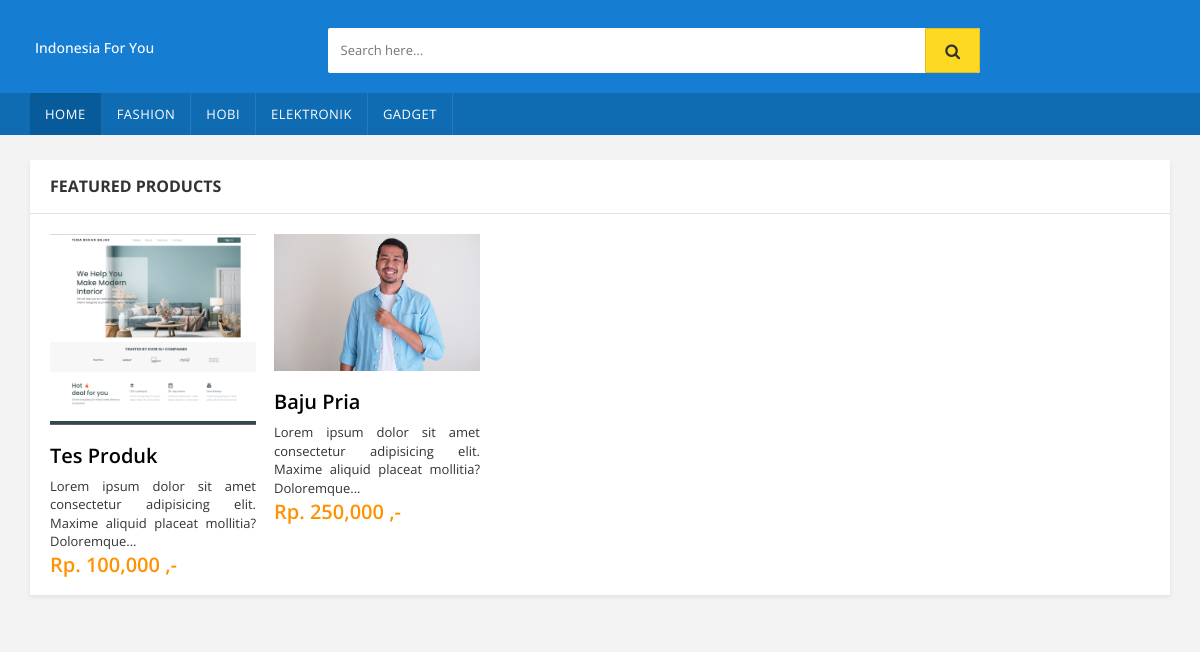
/detil-page/1, run on the app's committed database.
### tables this page shows
CREATE TABLE `kategori`  (
  `id_kategori` bigint NOT NULL AUTO_INCREMENT,
  `nama_kategori` varchar(255) NULL DEFAULT NULL,
  `kategori_created` datetime NULL DEFAULT current_timestamp,
  `icon_kategori` varchar(255) NULL DEFAULT NULL,
  PRIMARY KEY (`id_kategori`) USING BTREE
);

CREATE TABLE `produk`  (
  `id_produk` bigint NOT NULL AUTO_INCREMENT,
  `nama_produk` varchar(255) NULL DEFAULT NULL,
  `id_penjual` varchar(255) NULL DEFAULT NULL,
  `deskripsi_produk` text NULL,
  `harga` int NULL DEFAULT NULL,
  `promo` enum('Y','N') NULL DEFAULT 'N',
  `id_kategori` varchar(255) NULL DEFAULT NULL,
  `img_produk` varchar(255) NULL DEFAULT NULL,
  PRIMARY KEY (`id_produk`) USING BTREE
);

### application/libraries/Template.php (called while the page is built)
<?php if ( ! defined('BASEPATH')) exit('No direct script access allowed');
class Template {
		var $template_data = array();
		function set($name, $value)
		{
			$this->template_data[$name] = $value;
		}
		function load($template = '', $view = '' , $view_data = array(), $return = FALSE)
		{
			$this->CI =& get_instance();
			$this->set('contents', $this->CI->load->view($view, $view_data, TRUE));
			return $this->CI->load->view($template, $this->template_data, $return);
		}
}

### application/modules/home/controllers/Home.php (called while the page is built, shortened)
<?php
class Home extends MY_Controller
{
    public function __construct()
    {
        parent::__construct();
    }
    function detilProduk($kategori)
    {
        $data = [
            'menu'         => $this->menu(),
            'produk'       => $this->M_home->getProdukByKategory($kategori)
        ];
        $this->template->load('tema/index', 'kategori_produk', $data);
    }
}

### index.php (called while the page is built, shortened)
<?php
require_once BASEPATH.'core/CodeIgniter.php';

### application/core/MY_Controller.php (called while the page is built, shortened)
<?php
require APPPATH . "third_party/MX/Controller.php";
class MY_Controller extends MX_Controller
{
	function __construct()
	{
		$this->menu();
	}
	function menu()
	{
		$list = [];
		$menu = $this->db->get('kategori')->result();
		if ($menu) {
			foreach ($menu as $m) {
				$data = [
					'id_kategori'		=> $m->id_kategori,
					'kategori'			=> $m->nama_kategori,
					'sub_menu'			=> $this->_sub_menu($m->id_kategori)
				];
				array_push($list, $data);
			}
		}
		return $list;
	}
	function _sub_menu($id_kategori)
	{
		return $this->db->get_where('menu', ['id_kategori'	=> $id_kategori])->result();
	}
}

### application/modules/home/models/M_home.php (called while the page is built, shortened)
<?php
class M_home extends CI_Model
{
    function getProdukByKategory($id_kategori)
    {
        return $this->db->get_where('produk', ['id_kategori'   => $id_kategori])->result();
    }
}

### application/modules/home/views/kategori_produk.php (the view, shortened to what this page needs)
<section class="section featured-product wow fadeInUp">
    <h3 class="section-title">Featured products</h3>
    <div class="owl-carousel home-owl-carousel custom-carousel owl-theme outer-top-xs">
        <?php foreach ($produk as $prod) : ?>
            <div class="item item-carousel">
                <div class="products">
                    <div class="product">
                        <div class="product-image">
                            <div class="image"> <a href="detail.html"><img src="<?= base_url('assets/images/products/') . $prod->img_produk ?>" alt=""></a> </div>
                        </div>
                        <div class="product-info text-left">
                            <h3 class="name-produk"><a href="#"><?= $prod->nama_produk ?></a></h3>
                            <div class="description" style="text-align: justify">
                                <?php
                                $str = $prod->deskripsi_produk;
                                if (strlen($str) > 100)
                                    $str = substr($str, 0, 100) . '...';
                                ?>
                                <?= $str ?>
                            </div>
                            <div class="product-price-s"> <span class="price">Rp. <?= number_format($prod->harga, 0) ?> </span>,-</div>
                        </div>
                    </div>
                </div>
            </div>
        <?php endforeach ?>
    </div>
</section>

### application/third_party/MX/Loader.php (shortened to what this page needs)
<?php (defined('BASEPATH')) OR exit('No direct script access allowed');
class MX_Loader extends CI_Loader
{
	protected $_module;
	public $_ci_cached_vars = array();
	public function initialize($controller = NULL)
	{
		$this->_module = CI::$APP->router->fetch_module();
	}
	public function model($model, $object_name = NULL, $connect = FALSE)
	{
		if (is_array($model)) return $this->models($model);
		($_alias = $object_name) OR $_alias = basename($model);
		list($path, $_model) = Modules::find(strtolower($model), $this->_module, 'models/');
		if ($path == FALSE)
		{
			parent::model($model, $object_name, $connect);
		}
		else
		{
			CI::$APP->$_alias = new $model();
		}
		return $this;
	}
	public function models($models)
	{
		return $this;
	}
	public function view($view, $vars = array(), $return = FALSE)
	{
		list($path, $_view) = Modules::find($view, $this->_module, 'views/');
		if ($path != FALSE)
		{
			$this->_ci_view_paths = array($path => TRUE) + $this->_ci_view_paths;
			$view = $_view;
		}
		return (method_exists($this, '_ci_object_to_array') ? $this->_ci_load(array('_ci_view' => $view, '_ci_vars' => $this->_ci_object_to_array($vars), '_ci_return' => $return)) : $this->_ci_load(array('_ci_view' => $view, '_ci_vars' => $this->_ci_prepare_view_vars($vars), '_ci_return' => $return)));
	}
	public function _ci_load($_ci_data)
	{
		extract($_ci_data);
		if (isset($_ci_view))
		{
			$_ci_path = '';
			$_ci_file = (pathinfo($_ci_view, PATHINFO_EXTENSION)) ? $_ci_view : $_ci_view.EXT;
			foreach ($this->_ci_view_paths as $path => $cascade)
			{
				if (file_exists($view = $path.$_ci_file))
				{
					$_ci_path = $view;
					break;
				}
			}
		}
		elseif (isset($_ci_path))
		{
			$_ci_file = basename($_ci_path);
			if( ! file_exists($_ci_path)) $_ci_path = '';
		}
		if (isset($_ci_vars))
			$this->_ci_cached_vars = array_merge($this->_ci_cached_vars, (array) $_ci_vars);
		extract($this->_ci_cached_vars);
		if ((bool) @ini_get('short_open_tag') === FALSE && CI::$APP->config->item('rewrite_short_tags') == TRUE)
		{
			echo eval('?>'.preg_replace("/;*\s*\?>/", "; ?>", str_replace('<?=', '<?php echo ', file_get_contents($_ci_path))));
		}
		else
		{
			include($_ci_path);
		}
		if ($_ci_return == TRUE) return ob_get_clean();
	}
}

### application/views/pars/header.php (shortened to what this page needs)
<!DOCTYPE html>
<html lang="en">
<head>
    <link rel="stylesheet" href="<?= base_url() ?>assets/css/bootstrap.min.css">
    <link rel="stylesheet" href="<?= base_url() ?>assets/css/main.css">
    <link rel="stylesheet" href="<?= base_url() ?>assets/css/blue.css">
    <link rel="stylesheet" href="<?= base_url() ?>assets/css/owl.carousel.css">
    <link rel="stylesheet" href="<?= base_url() ?>assets/css/owl.transitions.css">
    <link rel="stylesheet" href="<?= base_url() ?>assets/css/animate.min.css">
    <link rel="stylesheet" href="<?= base_url() ?>assets/css/rateit.css">
    <link rel="stylesheet" href="<?= base_url() ?>assets/css/bootstrap-select.min.css">
    <link rel="stylesheet" href="<?= base_url() ?>assets/custom.css">
    <link rel="stylesheet" href="<?= base_url() ?>assets/css/font-awesome.css">
</head>

### application/modules/tema/views/index.php (shortened to what this page needs)
<?php $this->load->view('pars/header') ?>
<body class="cnt-home">
    <header class="header-style-1">
        <?php $this->load->view('pars/menu1') ?>
        <?php $this->load->view('pars/navbar') ?>
    </header>
    <div class="body-content outer-top-xs" id="top-banner-and-menu">
        <div class="container">
            <?= $contents ?>
        </div>
    </div>
</body>
</html>

### application/views/pars/menu1.php
<div class="main-header p-2">
    <div class="container">
        <div class="row">
            <div class="col-xs-12 col-sm-12 col-md-3 logo-holder">
                <div class="logo">
                    <h5 style="color: white;"><?= APPNAME ?></h5>
                </div>
            </div>
            <div class="col-xs-12 col-sm-12 col-md-7 top-search-holder">
                <div class="search-area">
                    <form>
                        <div class="control-group">
                            <input class="search-field" placeholder="Search here..." />
                            <a class="search-button" href="#"></a>
                        </div>
                    </form>
                </div>
            </div>
            <div class="col-xs-12 col-sm-12 col-md-2 animate-dropdown top-cart-row">
            </div>
        </div>
    </div>
</div>

### application/views/pars/navbar.php (shortened to what this page needs)
<div class="header-nav animate-dropdown">
    <div class="container">
        <div class="yamm navbar navbar-default" role="navigation">
            <div class="nav-bg-class">
                <div class="navbar-collapse collapse" id="mc-horizontal-menu-collapse">
                    <div class="nav-outer">
                        <ul class="nav navbar-nav">
                            <li class="dropdown yamm-fw active"> <a href="<?= site_url('') ?>">Home</a> </li>
                            <?php foreach ($menu as $mn) : ?>
                                <li class="dropdown yamm mega-menu"> <a href="#" data-hover="dropdown" class="dropdown-toggle" data-toggle="dropdown"><?= $mn['kategori'] ?></a>
                                </li>
                            <?php endforeach ?>
                        </ul>
                    </div>
                </div>
            </div>
        </div>
    </div>
</div>

### assets/css/blue.css (style rules this page uses)
a { color: #0f6cb2; }
.header-style-1 .header-nav { background: #0f6cb2; }
.cnt-home .header-style-1 .header-nav .navbar .navbar-nav > li.active { background: #085b9a; }

### assets/custom.css (style rules this page uses)
.p-2 { padding: 20px !important; }
.name-produk { text-transform: capitalize; font-size: 2rem; font-weight: 600 !important; }
.name-produk a { color: black !important; }
.product-price-s { color: rgb(255, 146, 3); font-size: 2rem; font-weight: 600; }

### data on the page
kategori: nama_kategori "FASHION"
kategori: nama_kategori "HOBI"
kategori: nama_kategori "ELEKTRONIK"
kategori: nama_kategori "GADGET"
produk: img_produk (picture), nama_produk "Tes Produk", deskripsi_produk "Lorem ipsum dolor sit amet consectetur adipisicing elit. Maxime aliquid placeat mollitia? Doloremque...", harga "100,000"
produk: img_produk (picture), nama_produk "Baju Pria", deskripsi_produk "Lorem ipsum dolor sit amet consectetur adipisicing elit. Maxime aliquid placeat mollitia? Doloremque...", harga "250,000"

### other printed values
APPNAME "Indonesia For You"
